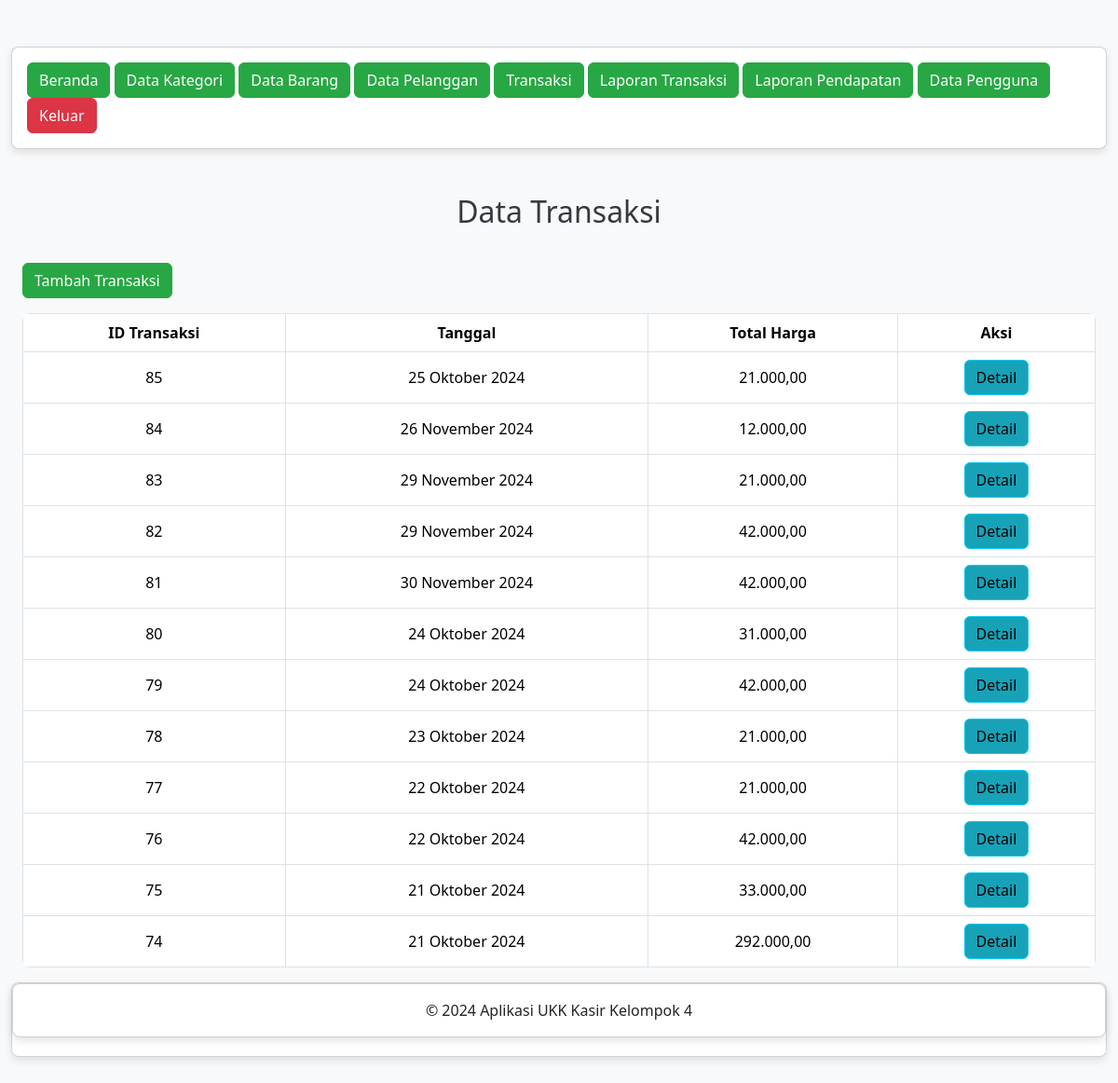
The page /view/transaksi.php (signed in) on the database its author committed.
### tables this page shows
CREATE TABLE `transaksi` (
  `id_transaksi` int(11) NOT NULL,
  `tanggal` date NOT NULL,
  `uang` int(11) NOT NULL,
  `total_harga` int(11) NOT NULL,
  `kembalian` int(11) NOT NULL,
  `id_customer` int(11) DEFAULT NULL
);

### class/Transaksi.php (called while the page is built, shortened)
<?php
class Transaksi
{
    private $db;
    public function __construct($database)
    {
        $this->db = $database;
    }
    public function getTransaksi()
    {
        $result = $this->db->query("SELECT * FROM transaksi order by id_transaksi desc");
        return $result->fetch_all(MYSQLI_ASSOC);
    }
}

### koneksi.php (called while the page is built, shortened)
<?php
function formatTanggal($tanggal)
{
	$dateTime = new DateTime($tanggal);
	$bulan = [
		1 => 'Januari',
		2 => 'Februari',
		3 => 'Maret',
		4 => 'April',
		5 => 'Mei',
		6 => 'Juni',
		7 => 'Juli',
		8 => 'Agustus',
		9 => 'September',
		10 => 'Oktober',
		11 => 'November',
		12 => 'Desember'
	];
	$hari = $dateTime->format('d');
	$bulanIndex = $dateTime->format('n');
	$tahun = $dateTime->format('Y');
	return $hari . ' ' . $bulan[$bulanIndex] . ' ' . $tahun;
}

### view/transaksi.php (the view, shortened to what this page needs)
<?php
include "../koneksi.php";
include "../class/Transaksi.php";
include "header.php";
include "navbar.php";
$transaksi = new Transaksi($mysqli);
$dataTransaksi = $transaksi->getTransaksi();
?>
<!DOCTYPE html>
<html lang="id">
<head>
    <link href="https://cdn.jsdelivr.net/npm/bootstrap@5.3.3/dist/css/bootstrap.min.css" rel="stylesheet">
</head>
<body>
    <div class="container mt-5">
        <h2>Data Transaksi</h2>
        <a href="tambah_transaksi.php" class="btn btn-success my-3">Tambah Transaksi</a>
        <table class="table table-bordered">
            <thead>
                <tr>
                    <th>ID Transaksi</th>
                    <th>Tanggal</th>
                    <th>Total Harga</th>
                    <th>Aksi</th>
                </tr>
            </thead>
            <tbody>
                <?php foreach ($dataTransaksi as $transaksi): ?>
                    <tr>
                        <td><?= $transaksi['id_transaksi'] ?></td>
                        <td><?= formatTanggal($transaksi['tanggal']) ?></td>
                        <td><?= number_format($transaksi['total_harga'], 2, ',', '.') ?></td>
                        <td>
                            <a href="detail_transaksi.php?id_transaksi=<?= $transaksi['id_transaksi'] ?>" class="btn btn-info">Detail</a>
                        </td>
                    </tr>
                <?php endforeach; ?>
            </tbody>
        </table>
    </div>
    <?php include "footer.php"; ?>
</body>
</html>

### view/transaksi.php (style rules this page uses)
body { background-color: #f8f9fa; font-family: 'Segoe UI', Tahoma, Geneva, Verdana, sans-serif; }
.container { max-width: 1200px; margin-top: 50px; }
h2 { margin-bottom: 20px; text-align: center; color: #343a40; }
.table { background-color: white; border-radius: 0.5rem; overflow: hidden; }
.table th, .table td { vertical-align: middle; text-align: center; }
.btn-success { background-color: #28a745; border-color: #28a745; }
.btn-info { background-color: #17a2b8; }

### rows shown on the page
transaksi: id_transaksi "85", tanggal "25 Oktober 2024", total_harga "21.000,00"
transaksi: id_transaksi "84", tanggal "26 November 2024", total_harga "12.000,00"
transaksi: id_transaksi "83", tanggal "29 November 2024", total_harga "21.000,00"
transaksi: id_transaksi "82", tanggal "29 November 2024", total_harga "42.000,00"
transaksi: id_transaksi "81", tanggal "30 November 2024", total_harga "42.000,00"
transaksi: id_transaksi "80", tanggal "24 Oktober 2024", total_harga "31.000,00"
transaksi: id_transaksi "79", tanggal "24 Oktober 2024", total_harga "42.000,00"
transaksi: id_transaksi "78", tanggal "23 Oktober 2024", total_harga "21.000,00"
transaksi: id_transaksi "77", tanggal "22 Oktober 2024", total_harga "21.000,00"
transaksi: id_transaksi "76", tanggal "22 Oktober 2024", total_harga "42.000,00"
transaksi: id_transaksi "75", tanggal "21 Oktober 2024", total_harga "33.000,00"
transaksi: id_transaksi "74", tanggal "21 Oktober 2024", total_harga "292.000,00"
